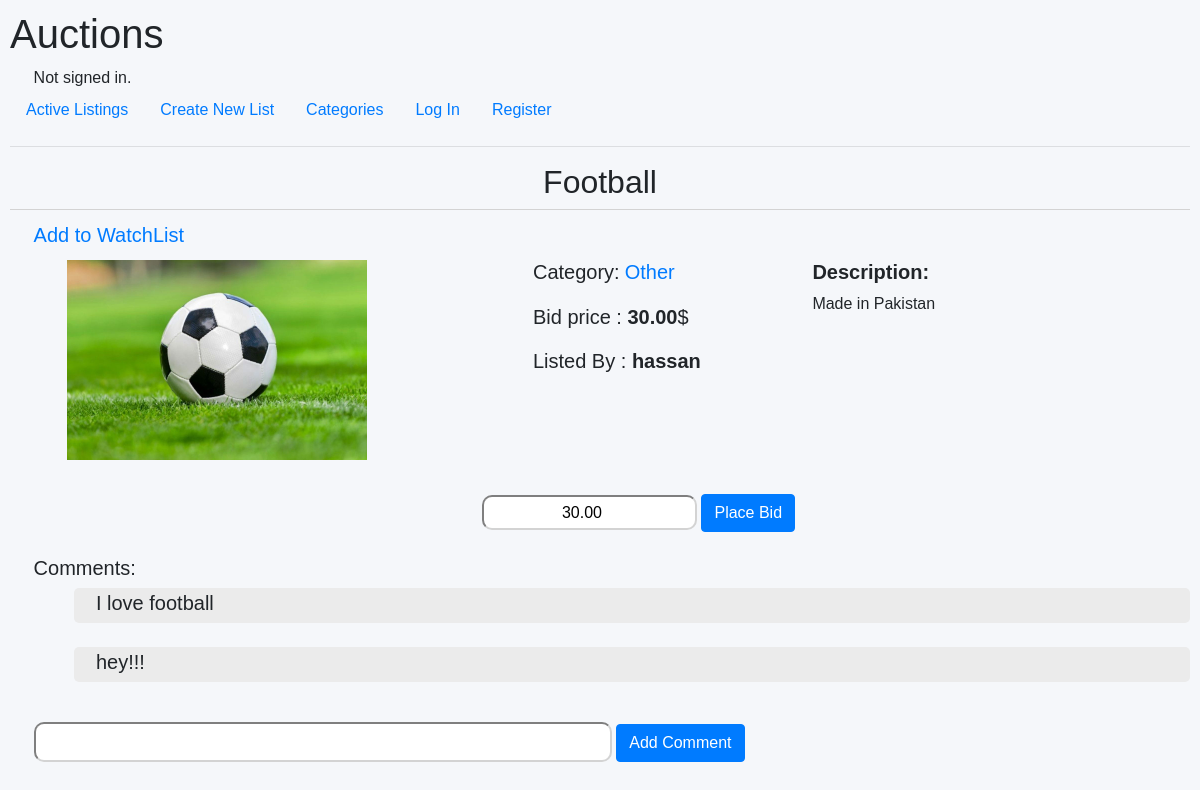
Screenshot of /list_page/17 with the database file from the repository.
### auctions/models.py (models this page shows, shortened)
class list_item(models.Model):
	id= models.AutoField(primary_key=True)
	title = models.CharField(max_length=124)
	initiator=models.ForeignKey(User, on_delete=models.CASCADE, name="item_creator")
	bidPrice = models.DecimalField(max_digits=10, decimal_places=2,validators= [MinValueValidator(1)])
	category_choices = [
	("Fashion", "Fashion"),
	("Toys", "Toys"),
	("Electronics", "Electronics"),
	("Home", "Home"),
	("Other", "Other"),
	]
	category = models.CharField(
		max_length= 124,
		choices = category_choices,
		default = "Home",
	)
	picture_item= models.ImageField(upload_to="images/")
	description = models.TextField(default="None")
	closed = models.BooleanField(default=False)

class User(AbstractUser):
    pass

class comment(models.Model):
	id = models.AutoField(primary_key=True)
	item_id = models.ForeignKey(list_item, on_delete=models.CASCADE)
	userName = models.ForeignKey(User, on_delete=models.CASCADE, name="commenter")
	comment = models.TextField(default="")

### auctions/views.py (the view, shortened to what this page needs)
# urls.py: path("list_page/<int:list_id>", views.list_page, name="list_page"),
def list_page(request, list_id):
    item = list_item.objects.get(id=list_id)
    if item.closed == False:
        comments_list = list(comment.objects.filter(item_id=item.id).values('comment', 'commenter'))
        comments= []
        for com in comments_list:
            entry = com.get('comment')
            comments.append(entry)
        if request.user.is_authenticated and (request.user).username == (item.item_creator).username:
           return render(request, "auctions/list_page.html",{
            "item": item,
            "media_url":MEDIA_URL,
            "comments": comments,
            "close_msg": "Close Bid"
            })
        else:
            if request.user.is_authenticated:
                try:
                    string = "Remove from WatchList"
                    obj = watchlist.objects.get(item_id=list_id, userName_id= request.user)
                    return render(request, "auctions/list_page.html",{
                        "item": item,
                        "media_url":MEDIA_URL,
                        "comments": comments,
                        "remove_list": string,
                    })
                except (watchlist.DoesNotExist):
                    return render(request, "auctions/list_page.html",{
                        "item": item,
                        "media_url":MEDIA_URL,
                        "comments": comments,
                    })
            else:
                return render(request, "auctions/list_page.html",{
                    "item": item,
                    "media_url":MEDIA_URL,
                    "comments": comments,
                })

### auctions/templates/auctions/list_page.html (shortened to what this page needs)
{% extends "auctions/layout.html" %}
{% block body %}
	<h2 style="text-align: center;">{{item.title}}</h2>
	<div style="height: 1px; background-color: lightgray;"></div>
	<div style="height: 10px;"></div>
	{% if close_msg %}
		<a class="link" href="{% url 'closedBid' item.id %}">{{close_msg}}</a>
	{% elif remove_list %}
		<a class="link" href="{% url 'watchList' item.id %}">{{remove_list}}</a>
	{% elif not message %}
		<a class="link" href="{% url 'watchList' item.id %}">Add to WatchList</a>
	{% endif %}
    <div class="container">
    	<div class="row">
			<div class="col-md-5">
	            <img src="{{ media_url }}{{ item.picture_item }}" alt="No image found" style="height: 200px;">
	        </div>
	        <div class="col-md-3">
	            <h5>Category:<a href="{% url 'categories' item.category %}">{{item.category}}</a></h5>
	    		<h5 style="padding-top: 5%"> Bid price : <strong>{{item.bidPrice}}</strong>$</h5>
	    		{% if item.item_creator.username == request.user.username %}
	    			<h5 style="padding-top: 5%"> Listed By : <strong>You</strong></h5>
	    		{% else %}
	    			<h5 style="padding-top: 5%"> Listed By : <strong>{{item.item_creator.username}}</strong></h5>
	    		{% endif %}
	        </div>
	        <div class="col-md-3" style="font-family: arial, sans-sarif; font-size: 16px;">
	        	<h5> <strong>Description: </strong></h5>
	    	    {{item.description}}</br>
	        </div>
	    </div>
	</div>
    <div style="height: 10px;"></div>
	<div style="margin-left: 10%; padding-left: 30%;">
		<form action="{% url 'list_bid' item.id %}" method="post">
			<input type="number" name="bid" value="{{item.bidPrice}}" style="text-align: center; border-radius: 10px; height: 35px; border-color: lightgray;">
			<input type="submit" class="btn btn-primary" name="submitBid" value="Place Bid">
		</form>
	</div></br>
	<div>
		<h5>Comments:</h5>
	</div>
	<div>
		<ul>
		{% for comment in comments %}
			<div style="background-color:#ebebeb; min-height: 35px; font-size: 20px; border-radius: 5px;">
				{{comment}}
			</div></br>
		{% endfor %}
		</ul>
	</div>
	<div>
		<form action="{% url 'list_comment' item.id %}" method="post">
			<input type="text" name="userComment" style="width: 50%; border-radius: 10px; height: 40px; border-color: lightgray; font-size: 16px; text-align: center; text-shadow: all;">
			<input type="submit" class="btn btn-primary" name="submitComment" value="Add Comment">
		</form>
	</div>
{% endblock %}

### auctions/static/auctions/styles.css (style rules this page uses)
body { padding: 10px; }

### auctions/templates/auctions/list_page.html (style rules this page uses)
div, a { padding-left: 2%; }
body { font-family: arial, sans-sarif; background-color: #f5f7fa; }
.container { padding-top: 10px; }
.link { font-size: 20px; }

### rows the page displays
list_item: title "Football", picture_item (picture), category "Other", bidPrice "30.00", item_creator.username "hassan", description "Made in Pakistan", bid "30.00"
comment: comment "I love football"
comment: comment "hey!!!"
